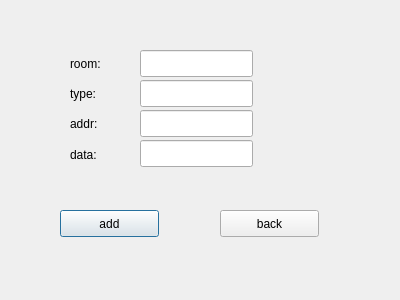
<?xml version="1.0" encoding="UTF-8"?>
<ui version="4.0">
 <class>addnumber</class>
 <widget class="QDialog" name="addnumber">
  <property name="geometry">
   <rect>
    <x>0</x>
    <y>0</y>
    <width>400</width>
    <height>300</height>
   </rect>
  </property>
  <property name="windowTitle">
   <string>Dialog</string>
  </property>
  <widget class="QLabel" name="lab_room">
   <property name="geometry">
    <rect>
     <x>70</x>
     <y>55</y>
     <width>67</width>
     <height>17</height>
    </rect>
   </property>
   <property name="text">
    <string>room:</string>
   </property>
  </widget>
  <widget class="QLabel" name="lab_type">
   <property name="geometry">
    <rect>
     <x>70</x>
     <y>85</y>
     <width>67</width>
     <height>17</height>
    </rect>
   </property>
   <property name="text">
    <string>type:</string>
   </property>
  </widget>
  <widget class="QLabel" name="lab_addr">
   <property name="geometry">
    <rect>
     <x>70</x>
     <y>115</y>
     <width>67</width>
     <height>17</height>
    </rect>
   </property>
   <property name="text">
    <string>addr:</string>
   </property>
  </widget>
  <widget class="QLabel" name="lab_data">
   <property name="geometry">
    <rect>
     <x>70</x>
     <y>146</y>
     <width>67</width>
     <height>17</height>
    </rect>
   </property>
   <property name="text">
    <string>data:</string>
   </property>
  </widget>
  <widget class="QLineEdit" name="line_room">
   <property name="geometry">
    <rect>
     <x>140</x>
     <y>50</y>
     <width>113</width>
     <height>27</height>
    </rect>
   </property>
  </widget>
  <widget class="QLineEdit" name="line_type">
   <property name="geometry">
    <rect>
     <x>140</x>
     <y>80</y>
     <width>113</width>
     <height>27</height>
    </rect>
   </property>
  </widget>
  <widget class="QLineEdit" name="line_addr">
   <property name="geometry">
    <rect>
     <x>140</x>
     <y>110</y>
     <width>113</width>
     <height>27</height>
    </rect>
   </property>
  </widget>
  <widget class="QLineEdit" name="line_data">
   <property name="geometry">
    <rect>
     <x>140</x>
     <y>140</y>
     <width>113</width>
     <height>27</height>
    </rect>
   </property>
  </widget>
  <widget class="QPushButton" name="btn_add_member">
   <property name="geometry">
    <rect>
     <x>60</x>
     <y>210</y>
     <width>99</width>
     <height>27</height>
    </rect>
   </property>
   <property name="text">
    <string>add</string>
   </property>
  </widget>
  <widget class="QPushButton" name="btn_back">
   <property name="geometry">
    <rect>
     <x>220</x>
     <y>210</y>
     <width>99</width>
     <height>27</height>
    </rect>
   </property>
   <property name="text">
    <string>back</string>
   </property>
  </widget>
 </widget>
 <resources/>
 <connections/>
</ui>
